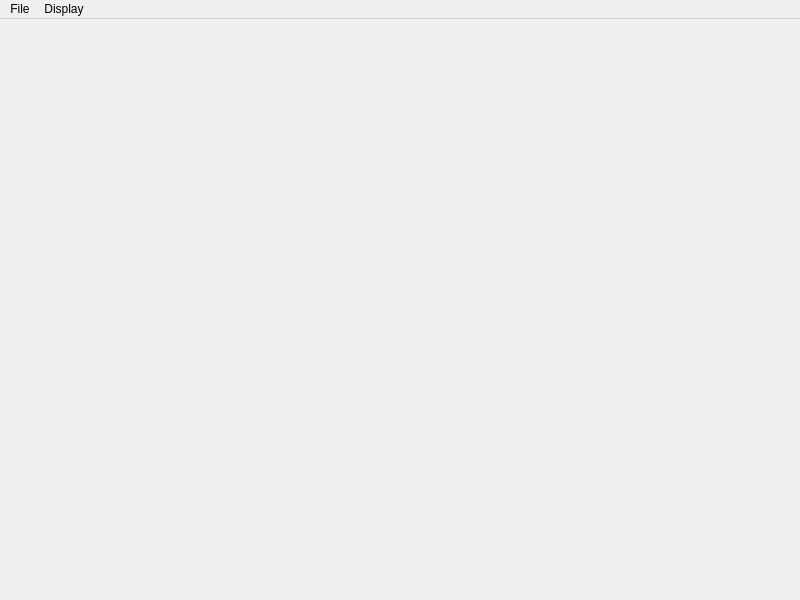
<?xml version="1.0" encoding="UTF-8"?>
<ui version="4.0">
 <class>GraphicTestWindow</class>
 <widget class="QMainWindow" name="GraphicTestWindow">
  <property name="geometry">
   <rect>
    <x>0</x>
    <y>0</y>
    <width>800</width>
    <height>600</height>
   </rect>
  </property>
  <property name="windowTitle">
   <string>GraphicTest</string>
  </property>
  <widget class="QWidget" name="centralwidget">
   <layout class="QVBoxLayout" name="verticalLayout">
    <item>
     <widget class="PhGraphicView" name="graphicView" native="true"/>
    </item>
   </layout>
  </widget>
  <widget class="QMenuBar" name="menubar">
   <property name="geometry">
    <rect>
     <x>0</x>
     <y>0</y>
     <width>800</width>
     <height>22</height>
    </rect>
   </property>
   <widget class="QMenu" name="menuFile">
    <property name="title">
     <string>File</string>
    </property>
    <addaction name="actionSave"/>
    <addaction name="actionChange_font"/>
   </widget>
   <widget class="QMenu" name="menuDisplay">
    <property name="title">
     <string>Display</string>
    </property>
    <addaction name="actionInfos"/>
    <addaction name="actionImage"/>
    <addaction name="actionRectangles"/>
    <addaction name="actionLoops"/>
    <addaction name="actionArrows"/>
    <addaction name="actionDisc"/>
    <addaction name="actionCharacters"/>
    <addaction name="actionStatic_text"/>
    <addaction name="actionMoving_text"/>
    <addaction name="separator"/>
    <addaction name="actionZoom_in"/>
    <addaction name="actionZoom_out"/>
    <addaction name="actionMove_up"/>
    <addaction name="actionMove_right"/>
    <addaction name="actionMove_down"/>
    <addaction name="actionMove_left"/>
   </widget>
   <addaction name="menuFile"/>
   <addaction name="menuDisplay"/>
  </widget>
  <action name="actionChange_font">
   <property name="text">
    <string>Change font...</string>
   </property>
  </action>
  <action name="actionSave">
   <property name="text">
    <string>Save...</string>
   </property>
   <property name="shortcut">
    <string>Ctrl+S</string>
   </property>
  </action>
  <action name="actionImage">
   <property name="checkable">
    <bool>true</bool>
   </property>
   <property name="text">
    <string>Image</string>
   </property>
  </action>
  <action name="actionInfos">
   <property name="checkable">
    <bool>true</bool>
   </property>
   <property name="text">
    <string>Infos</string>
   </property>
  </action>
  <action name="actionLoops">
   <property name="checkable">
    <bool>true</bool>
   </property>
   <property name="text">
    <string>Loops</string>
   </property>
  </action>
  <action name="actionRectangles">
   <property name="checkable">
    <bool>true</bool>
   </property>
   <property name="text">
    <string>Rectangles</string>
   </property>
  </action>
  <action name="actionArrows">
   <property name="checkable">
    <bool>true</bool>
   </property>
   <property name="text">
    <string>Arrows</string>
   </property>
  </action>
  <action name="actionDisc">
   <property name="checkable">
    <bool>true</bool>
   </property>
   <property name="text">
    <string>Disc</string>
   </property>
  </action>
  <action name="actionCharacters">
   <property name="checkable">
    <bool>true</bool>
   </property>
   <property name="text">
    <string>Characters</string>
   </property>
  </action>
  <action name="actionStatic_text">
   <property name="checkable">
    <bool>true</bool>
   </property>
   <property name="text">
    <string>Static text</string>
   </property>
  </action>
  <action name="actionMoving_text">
   <property name="checkable">
    <bool>true</bool>
   </property>
   <property name="text">
    <string>Moving text</string>
   </property>
  </action>
  <action name="actionZoom_in">
   <property name="text">
    <string>Zoom in</string>
   </property>
   <property name="shortcut">
    <string>J</string>
   </property>
  </action>
  <action name="actionZoom_out">
   <property name="text">
    <string>Zoom out</string>
   </property>
   <property name="shortcut">
    <string>K</string>
   </property>
  </action>
  <action name="actionMove_up">
   <property name="text">
    <string>Move up</string>
   </property>
   <property name="shortcut">
    <string>Up</string>
   </property>
  </action>
  <action name="actionMove_right">
   <property name="text">
    <string>Move right</string>
   </property>
   <property name="shortcut">
    <string>Right</string>
   </property>
  </action>
  <action name="actionMove_down">
   <property name="text">
    <string>Move down</string>
   </property>
   <property name="shortcut">
    <string>Down</string>
   </property>
  </action>
  <action name="actionMove_left">
   <property name="text">
    <string>Move left</string>
   </property>
   <property name="shortcut">
    <string>Left</string>
   </property>
  </action>
 </widget>
 <customwidgets>
  <customwidget>
   <class>PhGraphicView</class>
   <extends>QWidget</extends>
   <header>PhGraphic/PhGraphicView.h</header>
   <container>1</container>
  </customwidget>
 </customwidgets>
 <resources/>
 <connections/>
</ui>
